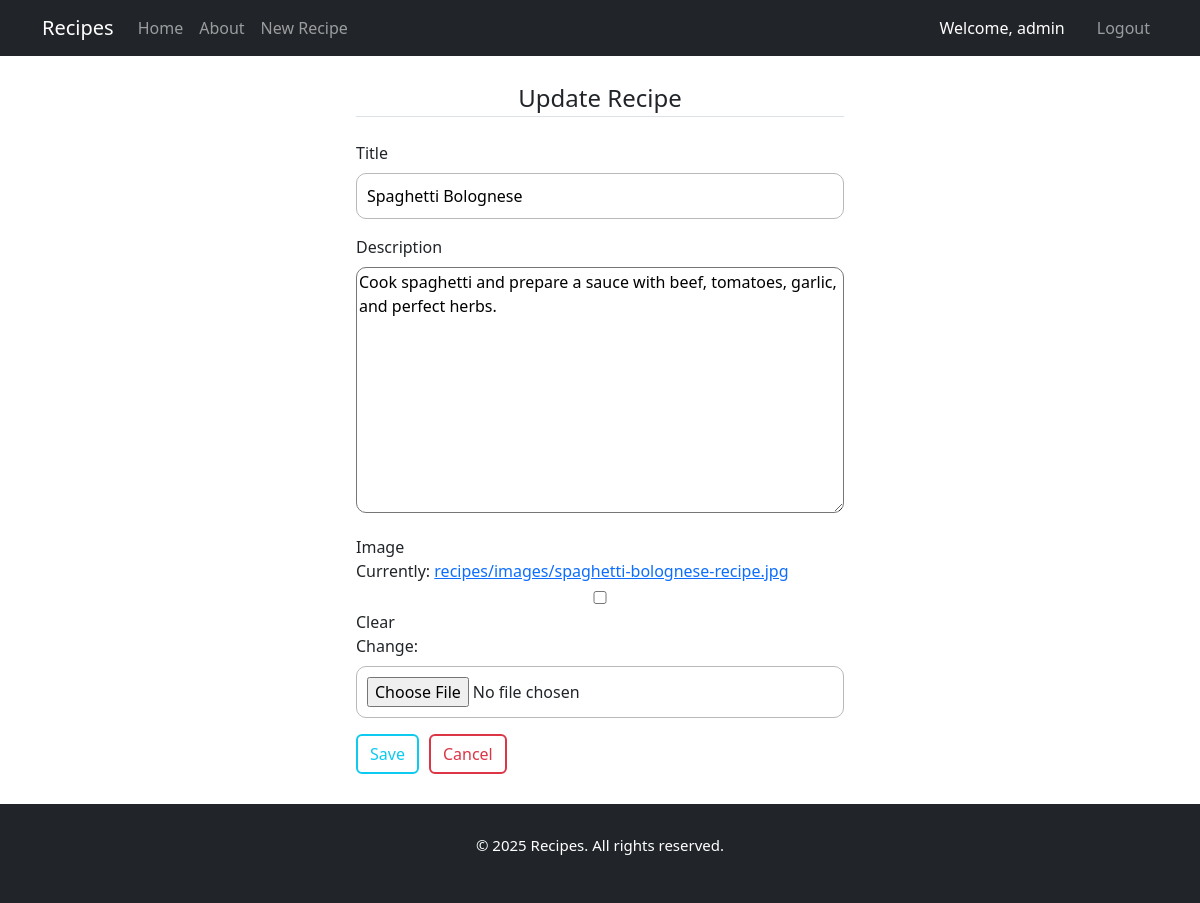
The app's page /recipe/1/update/ (signed in) with its own data.
### recipes/models.py (models this page shows, shortened)
class Recipe(models.Model):
    title = models.CharField(max_length=100)
    description = models.TextField()
    image = models.ImageField(upload_to='recipes/images', blank=True, null=True)
    author = models.ForeignKey(User, on_delete=models.CASCADE)
    created_at = models.DateTimeField(auto_now_add=True)
    updated_at = models.DateTimeField(auto_now=True)

### recipes/views.py (the view, shortened to what this page needs)
# urls.py: path('recipe/<int:pk>/update/', views.RecipeUpdateView.as_view(), name="recipe-update"),
class RecipeUpdateView(UserPassesTestMixin ,LoginRequiredMixin ,UpdateView):
    model = models.Recipe
    template_name = 'recipes/recipe_update.html'
    fields = ['title', 'description', 'image']
    def test_func(self):
        recipe = self.get_object()
        return self.request.user == recipe.author
    def get_context_data(self, **kwargs):
        context = super().get_context_data(**kwargs)
        context['title'] = "Recipes | Update Recipe"
        return context

### recipes/templates/recipes/recipe_update.html (shortened to what this page needs)
{% extends 'recipes/base.html' %}
{% block content %}
<div class="col-md-6">
    <form method="POST" enctype="multipart/form-data">
        <fieldset class="form-group">
            <legend class="border-bottom mb-4 text-center">Update Recipe</legend>
            <div class="form-group mb-3">
                <label for="id_username">Title</label>
                <br>
                {{ form.title }}
            </div>
            <div class="form-group mb-3">
                <label for="id_email">Description</label>
                <br>
                {{ form.description }}
            </div>
            <div class="form-group mb-3">
                <label for="id_password1">Image</label>
                <br>
                {{ form.image }}
            </div>
            <div class="recipe-sav">
                <input type="submit" value="Save" class="btn btn-outline-info">
                <a href="{% url 'recipes-home' %}" class="btn btn-outline-danger">Cancel</a>
            </div>
        </fieldset>
    </form>
</div>
{% endblock content %}

### recipes/templates/recipes/base.html (shortened to what this page needs)
{% load static %}
<!DOCTYPE html>
<html lang="en">
<head>
    <link href="https://cdn.jsdelivr.net/npm/bootstrap@5.3.3/dist/css/bootstrap.min.css"
          rel="stylesheet"
>
    <link rel="stylesheet" href="{% static 'users/css/custom.css' %}">
    <link rel="stylesheet" href="{% static 'recipes/css/custom.css' %}">
</head>
<body>
    <nav class="navbar navbar-expand-lg navbar-dark bg-dark">
        <div class="container">
                <a class="navbar-brand" href="{% url 'recipes-landing' %}">Recipes</a>
                <div class="collapse navbar-collapse" id="navbarNav">
                    <ul class="navbar-nav">
                        <li class="nav-item">
                            <a class="nav-link" aria-current="page" href="{% url 'recipes-home' %}">Home</a>
                        </li>
                        <li class="nav-item">
                            <a class="nav-link" href="{% url 'recipes-about' %}">About</a>
                        </li>
                        {% if user.is_authenticated %}
                        <li class="nav-item">
                            <a class="nav-link" href="{% url 'recipe-create' %}">New Recipe</a>
                        </li>
                        {% endif %}
                    </ul>
                </div>
                <div class="navbar-nav">
                    {% if user.is_authenticated %}
                    <p class="nav-item nav-link mb-0 text-white me-3 ">Welcome, {{user.username}}</p>
                    <a href="{% url 'user-logout' %}" class="nav-link nav-item">Logout</a>
                    {% else %}
                    <a href="{% url 'user-login' %}" class="nav-link nav-item">Login</a>
                    <a href="{% url 'user-register' %}" class="nav-link nav-item">Signup</a>
                    {% endif %}
                </div>
        </div>
    </nav>
    <div class="container mt-4 col-10"  style="display: flex; flex-direction: column; align-items: center; justify-content: center; ">
        {% block content %}
        {% endblock content %}
    </div>
    <div class="footer">
        <p>&copy; {% now "Y" %} Recipes. All rights reserved.</p>
    </div>
</body>
</html>

### static/users/css/custom.css (style rules this page uses)
body { height: 100%; }
.mb-3 input, .mb-4 input { padding: 10px; border-radius: 10px; width: 100%; border: 1px solid rgb(185, 185, 185); margin-top: 8px; }
.mb-3 textarea { margin-top: 8px; width: 100%; border-radius: 10px; }
.recipe-sav { padding-bottom: 30px; display: flex; gap: 10px; }
.footer { padding: 30px; background-color: rgb(33, 37, 41, 1); }
.footer p { color: white; font-size: 15px; text-align: center; }

### static/recipes/css/custom.css (style rules this page uses)
.btn-outline-info { border: 2px solid #0dcaf0; }
.btn-outline-danger { border: 2px solid #dc3545; }

### records on screen
Recipe: title "Spaghetti Bolognese", description "Cook spaghetti and prepare a sauce with beef, tomatoes, garlic, and perfect herbs."

### other values on screen
{{ user.username }} "admin"
